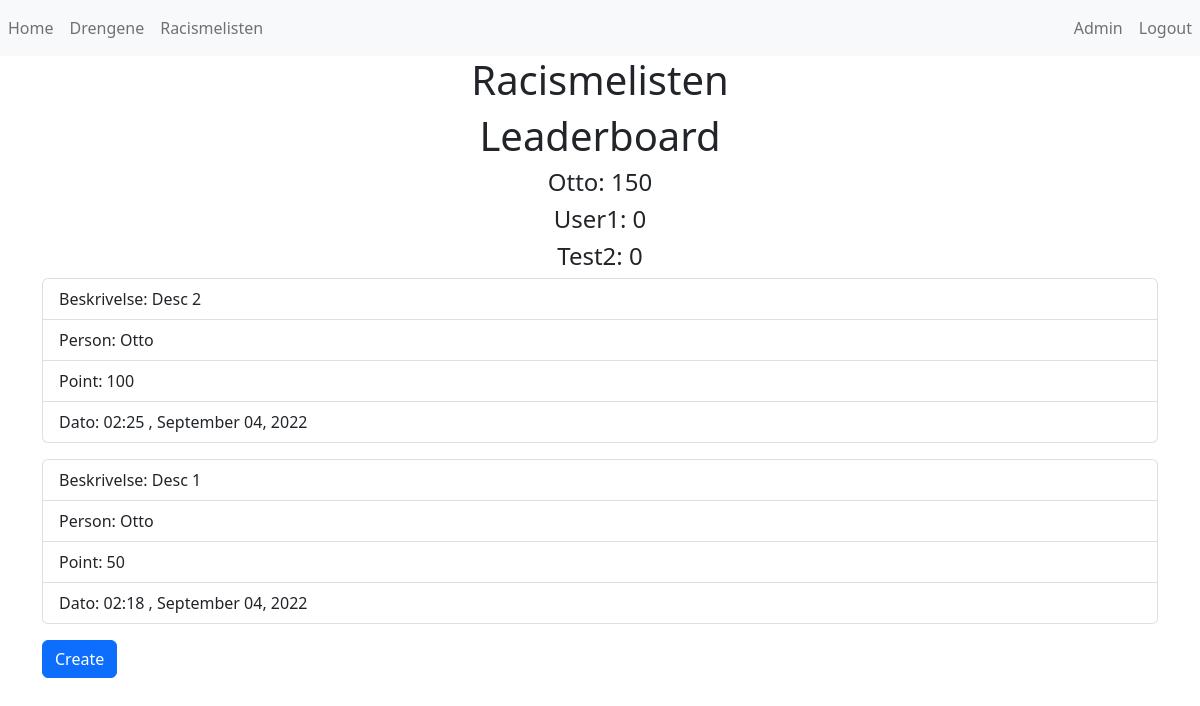
Page /racismelisten/ (signed in) on the earlier database version.
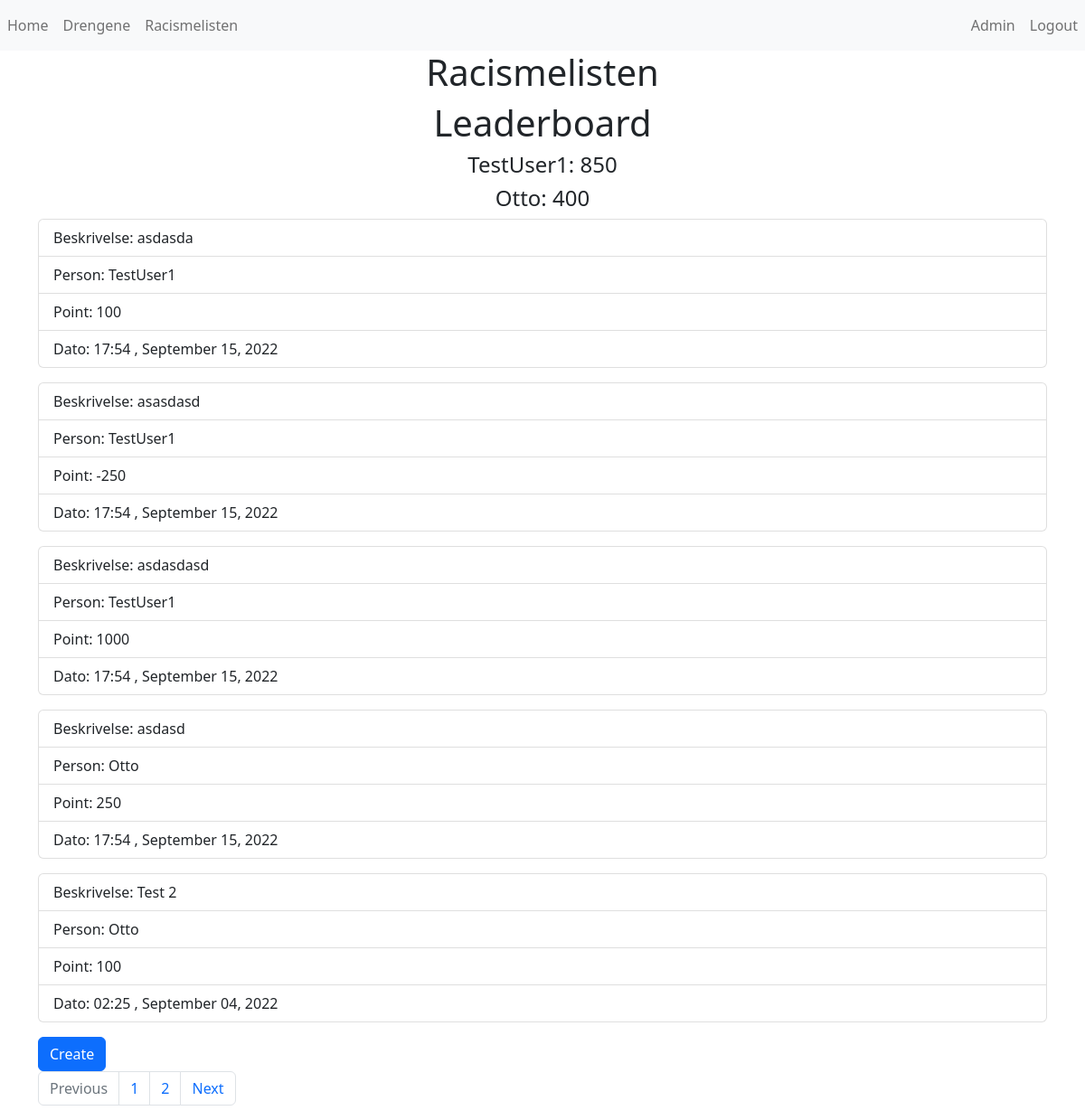
Same page on the later database version.
### users/models.py (models this page shows)
class Player(models.Model):
    user = models.OneToOneField(User, on_delete=models.CASCADE)
    points = models.IntegerField(default=0)
    def __str__(self):
        return f"{self.user}"

### internationaleregler/models.py (models this page shows, shortened)
class RacismPoint(models.Model):
    description = models.CharField(max_length=200, help_text="Hvad sagde/gjorde personen")
    points = models.IntegerField(help_text="Hvor mange point får personen. Sæt minus foran hvis du vil give negative point")
    user = models.ForeignKey(User, on_delete=models.CASCADE, help_text="Hvem sagde/gjorde det")
    date_posted = models.DateTimeField(default=timezone.now)

### internationaleregler/views.py (the view)
# urls.py: path('racismelisten/', views.RacismPointListView.as_view(), name="racismelisten"),
class RacismPointListView(LoginRequiredMixin, ListView):
    model = RacismPoint
    template_name = "internationaleregler/racismelisten.html"
    context_object_name = "rps"
    ordering = ["-date_posted"]
    paginate_by = 5
    def get_context_data(self, **kwargs):
        context = super().get_context_data(**kwargs)
        users = User.objects.all()
        for user in users:
            points = 0
            rps = RacismPoint.objects.filter(user=user)
            for rp in rps:
                points += rp.points
            user.player.points = points
            user.player.save()
        players = Player.objects.all().order_by("-points")
        context["users"] = players
        return context

### internationaleregler/templates/internationaleregler/racismelisten.html (shortened to what this page needs)
{% extends "internationaleregler/base.html" %}
{% load tz %}
{% block title %}
<div class="text-center">
    <h1>Racismelisten</h1>
</div>
{% endblock title %}
{% block content %}
<div class="text-center">
    <h1 class="text-center">
        Leaderboard
    </h1>
    {% for user in users %}
    <h4 class="">
        {{ user }}: {{ user.points}}
    </h4>
    {% endfor %}
</div>
{% for rp in rps %}
<div class="mb-3">
  <ul class="list-group">
    <li class="list-group-item">Beskrivelse: {{ rp.description }}</li>
    <li class="list-group-item">Person: {{ rp.user }}</li>
    <li class="list-group-item">Point: {{ rp.points }}</li>
    {% timezone "Europe/Paris" %}
      <li class="list-group-item">Dato: {{ rp.date_posted |date:"H:i , F d, Y"}}</li>
    {% endtimezone %}
  </ul>
</div>
{% endfor %}
<div class="text-right">
  <a class="btn btn-primary" href="{% url 'racismelisten-create' %}">Create</a>
</div>
{% if is_paginated %}
<nav aria-label="...">
  <ul class="pagination">
    {% if page_obj.has_previous %}
      <li class="page-item"><a class="page-link" href="?page={{ page_obj.previous_page_number }}">Previous</a></li>
    {% else %}
    <li class="page-item disabled"><a class="page-link" href="#">Previous</a></li>
    {% endif %}
    {% for num in page_obj.paginator.page_range %}
      {% if page_obj.number == num %}
        <li class="page-item"><a class="page-link" href="?page={{ num }}">{{ num }}</a></li>
      {% elif num > page_obj.number|add:'-3' and num < page_obj.number|add:'3' %}
        <li class="page-item"><a class="page-link" href="?page={{ num }}">{{ num }}</a></li>
      {% endif %}
    {% endfor %}
    {% if page_obj.has_next %}
      <li class="page-item"><a class="page-link" href="?page={{ page_obj.next_page_number }}">Next</a></li>
    {% else %}
    <li class="page-item disabled"><a class="page-link" href="#">Next</a></li>
    {% endif %}
    {% endif %}
  </ul>
</nav>
{% endblock content %}

### internationaleregler/templates/internationaleregler/base.html (shortened to what this page needs)
{% load static %}
<!DOCTYPE html>
<html lang="en">
<head>
    <link href="https://cdn.jsdelivr.net/npm/bootstrap@5.2.1/dist/css/bootstrap.min.css" rel="stylesheet">
    <link rel="stylesheet" type="text/css" href="https://django-billsplitter-files.s3.eu-central-1.amazonaws.com/static/bill_splitter/css/test.css">
</head>
<body>
  <nav class="navbar navbar-expand-lg navbar-light bg-light">
    <div class="collapse navbar-collapse" id="navbarNav">
      <ul class="navbar-nav">
        <li class="nav-item active">
          <a class="nav-link" href="{% url 'home' %}">Home </a>
        </li>
        <li class="nav-item">
          <a class="nav-link" href="{% url 'drengene' %}">Drengene</a>
        </li>
        {% if request.user.is_authenticated %}
        <li class="nav-item">
          <a class="nav-link" href="{% url 'racismelisten' %}">Racismelisten</a>
        </li>
        {% endif %}
      </ul>
    </div>
    <div class="navbar-nav mr-5">
      {% if request.user.is_superuser %}
        <a class="nav-item nav-link" href="/admin">Admin</a>
      {% endif %}
      {% if user.is_authenticated %}
        <a class="nav-item nav-link" href="{% url 'logout' %}">Logout</a>
      {% else %}
        <a class="nav-item nav-link" href="{% url 'login' %}">Login</a>
      {% endif %}
    </div>
  </nav>
    {% block title %}{% endblock %}
    <div class="container">
        {% block content %}{% endblock %}
      </div>
</body>
</html>

Differences in the rows shown:
removed Player: user.username "User1", points "0"
removed Player: user.username "Test2", points "0"
no longer on this page (row edited): RacismPoint: description "Desc 1", user "Otto", points "50", date_posted "02:18 , September 04, 2022"
added Player: user.username "TestUser1", points "850"
changed Player "Otto": points "150" → "400"
added RacismPoint: description "asdasda", user "TestUser1", points "100", date_posted "17:54 , September 15, 2022"
added RacismPoint: description "asasdasd", user "TestUser1", points "-250", date_posted "17:54 , September 15, 2022"
added RacismPoint: description "asdasdasd", user "TestUser1", points "1000", date_posted "17:54 , September 15, 2022"
added RacismPoint: description "asdasd", user "Otto", points "250", date_posted "17:54 , September 15, 2022"
changed RacismPoint: description "Desc 2" → "Test 2"
Other differences:
text now shown: "Previous Next"
new list line: "1"
new list line: "2"
